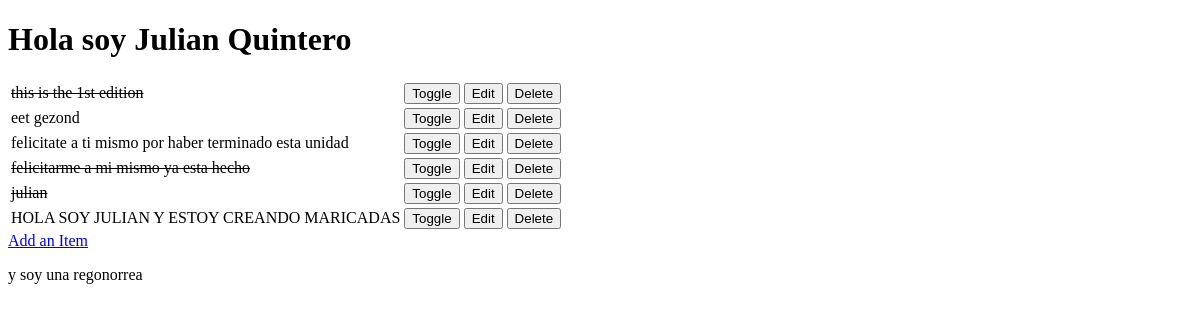
Before: / with the older database file.
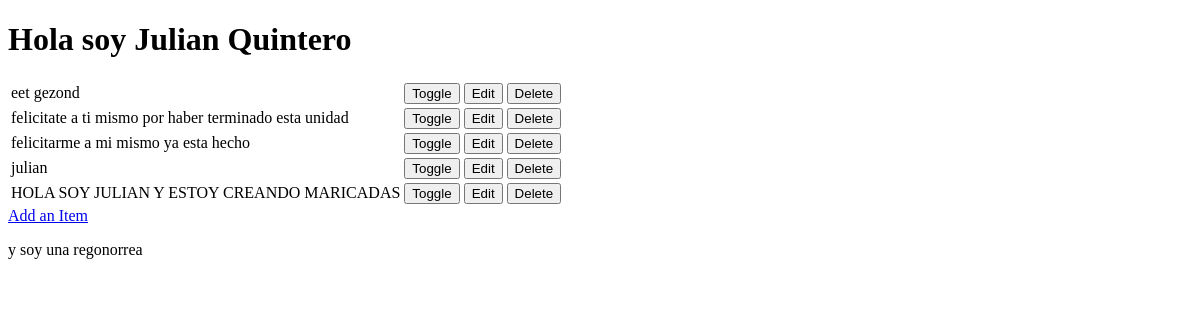
After: the same page with the newer database file.
### todo/models.py (models this page shows, shortened)
class Item(models.Model):
    name = models.CharField(max_length=50, null=False, blank=False)
    done = models.BooleanField(null=False, blank=False, default=False)

### todo/views.py (the view)
# urls.py: path('', views.get_todo_list, name='get_todo_list'),
def get_todo_list(request):
    items = Item.objects.all()
    context = {
        'items': items
    }
    return render(request, "todo/todo_list.html", context)

### todo/templates/todo/todo_list.html (shortened to what this page needs)
<!DOCTYPE html>
<html lang="en">
<head>
</head>
<body>
    <h1>Hola soy Julian Quintero</h1>
    <table>
        {% for item in items %}
            <tr>
                {% if item.done %}
                    <td><strike>{{ item.name }}</strike></td>
                {% else %}
                    <td>{{ item.name }}</td>
                {% endif %}
                    <td>
                        <a href="/toggle/{{ item.id }}">
                            <button>Toggle</button>
                        </a>
                    </td>
                    <td>
                        <a href="/edit/{{ item.id }}">
                            <button>Edit</button>
                        </a>
                    </td>
                    <td>
                        <a href="/delete/{{ item.id }}">
                            <button>Delete</button>
                        </a>
                    </td>
            </tr>
        {% empty %}
            <tr><td> Good boy! you dont have any task left.</td></tr>
        {% endfor %}
    </table>
    <a href="/add">Add an Item</a>
    <p>y soy una regonorrea</p>
</body>
</html>

Changed rows visible on the page:
removed Item: name "this is the 1st edition"
changed Item "felicitarme a mi mismo ya esta hecho": done True → False (drawn)
changed Item "julian": done True → False (drawn)
